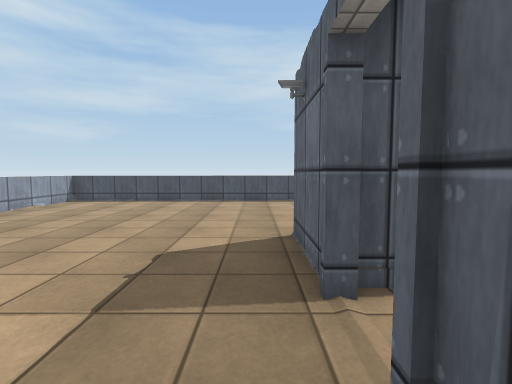
[1] (above)

14 first-person views from a walk through a 3-D level made in the Unity game engine. The camera is 1.3 m above the floor, tilts 4° down and sees 85° across. The floor is counted in squares, 1 m on a side. Each view is taken from the middle of a square. On the plan, view 1 faces up. The plan holds only what a view shows up to about 13 squares ahead; the rest is blank. Door leaves are left out, so doorways stand open. Some surface patterns are stand-ins.

[2]
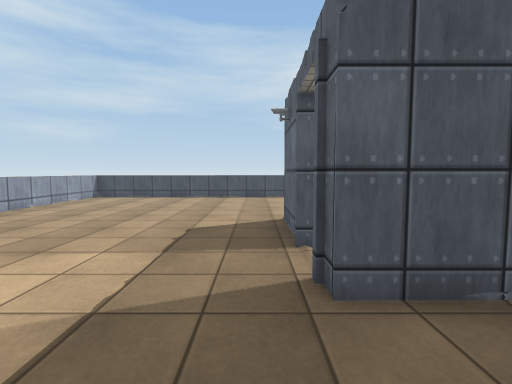

[3]
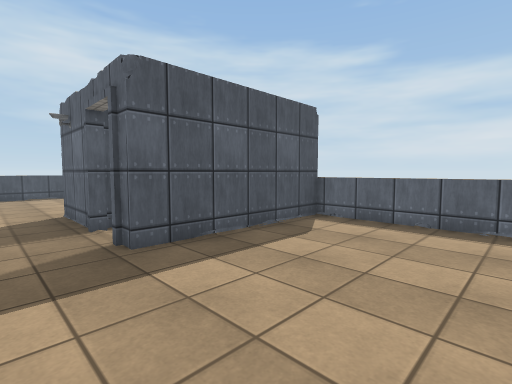

[4]
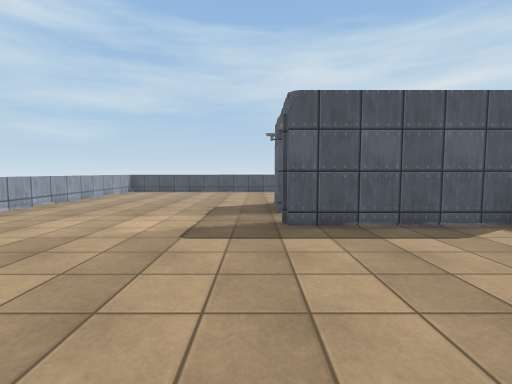

[5]
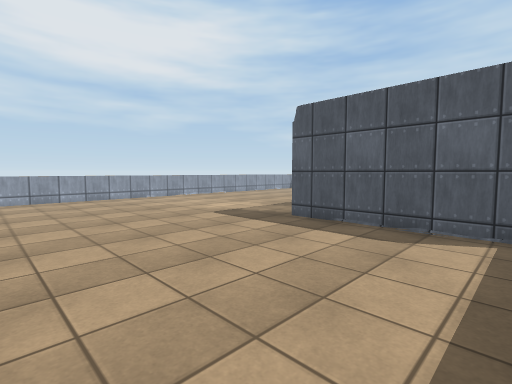

[6]
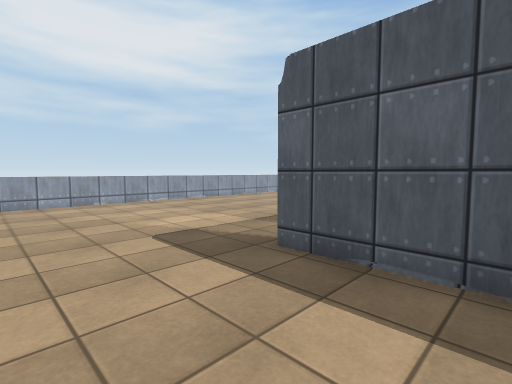

[7]
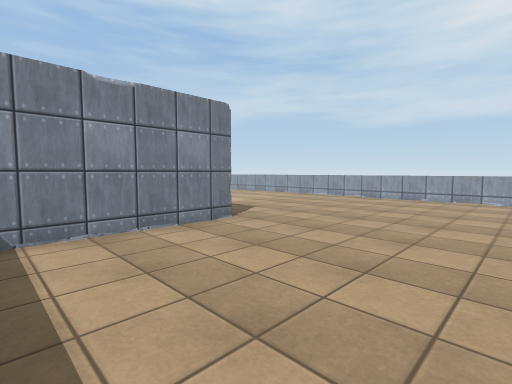

[8]
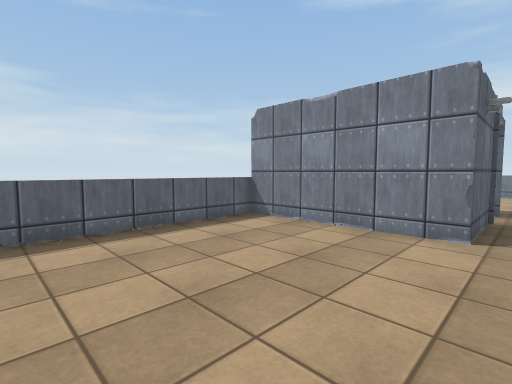

[9]
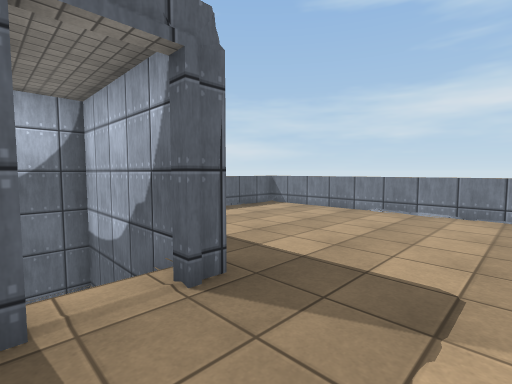

[10]
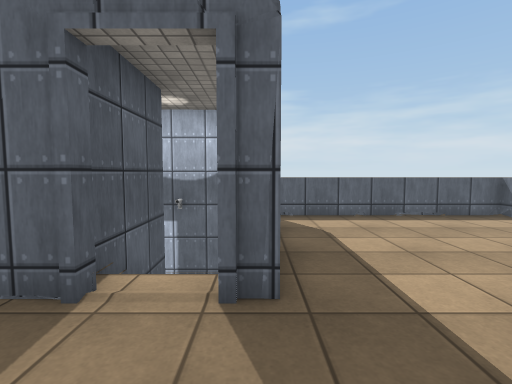

[11]
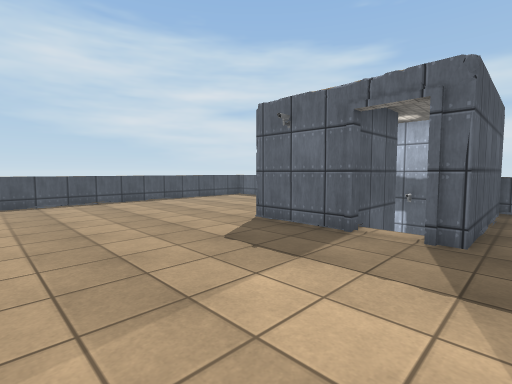

[12]
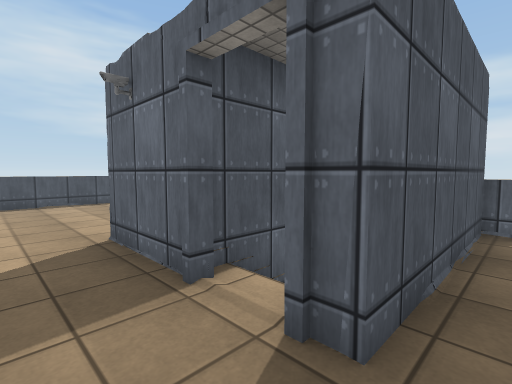

[13]
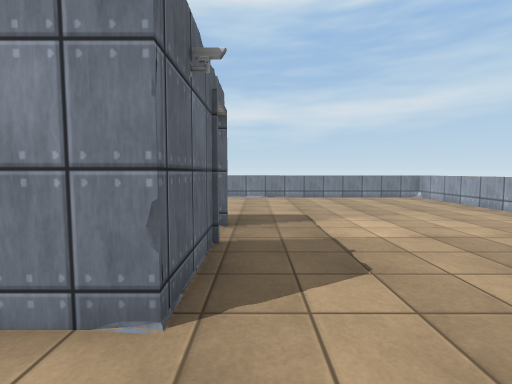

[14]
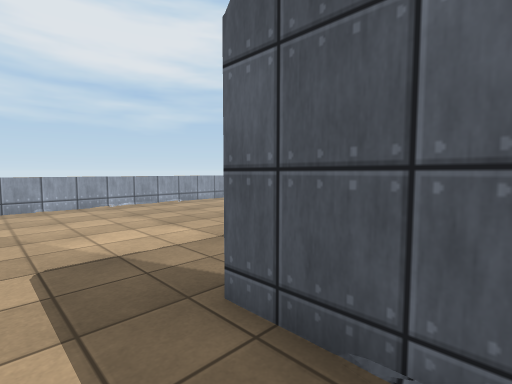

### Floor plan
Points are (right, up) in squares from view 1. A wall is a line through its corners. A room is listed if a view was taken in it or the views show most of it. See-through windows are left out.
Room 1 (views 1, 2, 3, 4, 5, 6, 7, 8, 9, 10, 11, 12, 13, 14)
walls: (0.7, 5.8) (6.4, 5.8) (6.4, 11.8); (6.4, 2.4) (6.4, 3.9); (-1.6, -6.4) (6.4, -6.4) (6.4, 0.8) (0.8, 0.8) (0.8, 1.4); (3, 12.8) (-8.4, 12.8) (-8.4, -5.4)
ways out: open door at (-9, -1.5); open door at (-9, 3.5); open door at (-9, 8.5); open door at (1, 2); open door at (6.5, -1.5); open door at (6.5, 8.5)

Positions as (right, up) in squares from view 1, and headings:
1: (0, 0), facing up
2: (0, -2), facing up
3: (-1, -4), facing up-right
4: (0, -6), facing up
5: (6, -6), facing up-left
6: (4, -3), facing up-left
7: (6, 12), facing down-left
8: (0, 12), facing down-right
9: (-2, 3), facing down-right
10: (-2, 1), facing right
11: (-5, 0), facing up-right
12: (-1, 0), facing up-right
13: (0, 8), facing down
14: (3, -1), facing up-left
